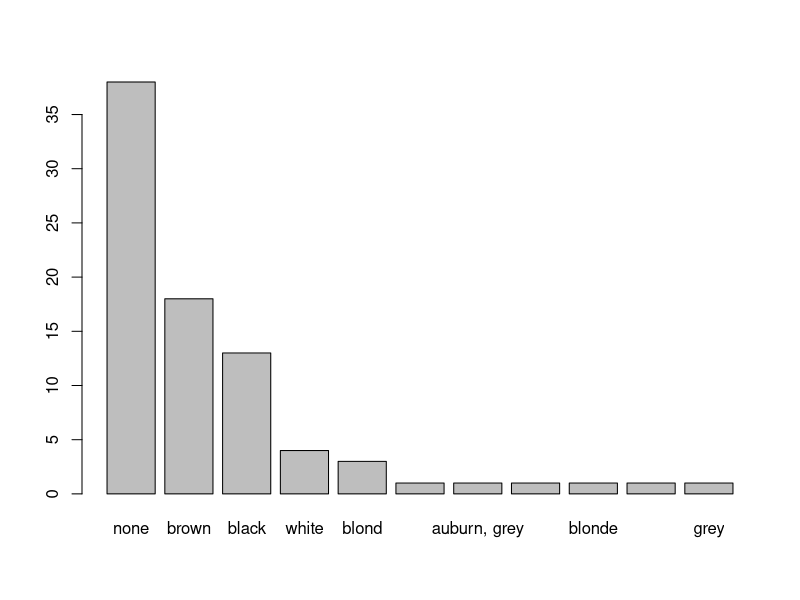
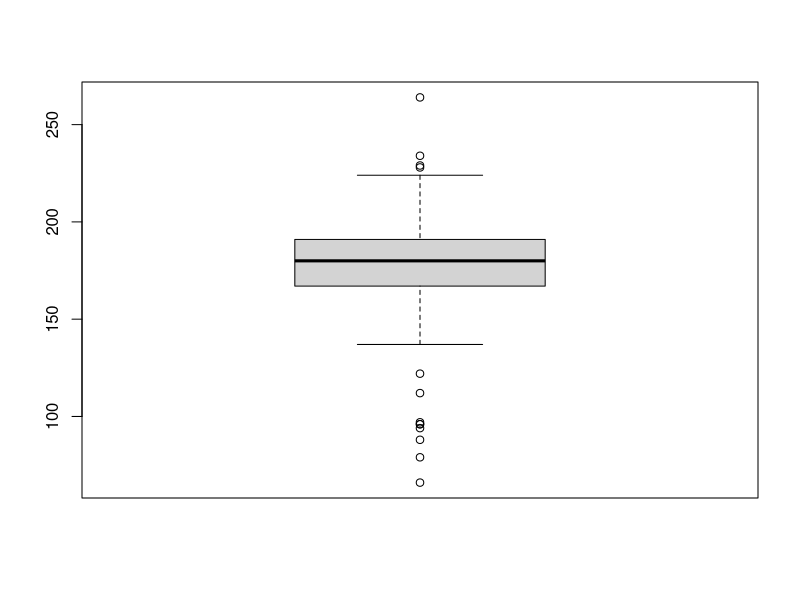
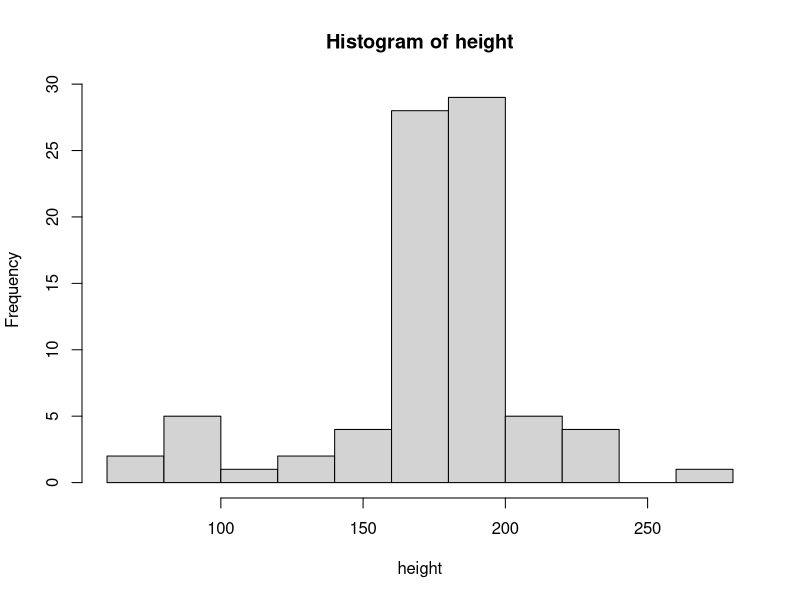

The R script that drew these images, in order:
# Exploring Data in R Programming  

library(tidyverse)
data()

?starwars
dim(starwars)
str(starwars)
glimpse(starwars)
View(starwars)
head(starwars)
tail(starwars)
starwars$name

?attach
attach(starwars)

names(starwars)
length(starwars)
unique(starwars)

barplot(sort(table(hair_color), decreasing = TRUE))
          


starwars %>%
  select(hair_color) %>%
  count(hair_color) %>%
  arrange(desc(n)) %>%
  View()

  starwars[is.na(hair_color), ]

  View(starwars[is.na(hair_color), ])

  is.na(hair_color)
  
  class(height)
  length(height)
  summary(height)
  boxplot(height)
  hist(height)



















